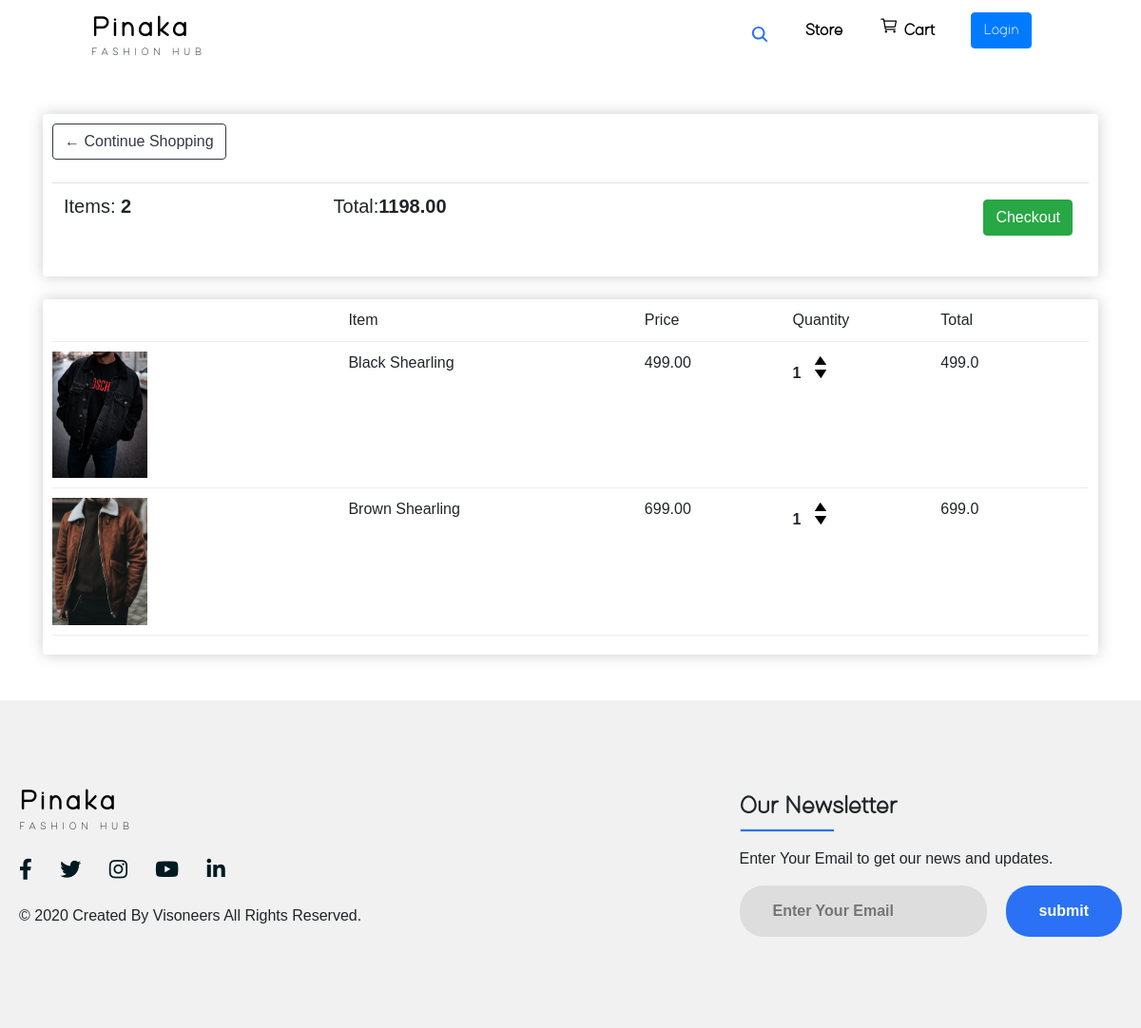
The app's page /cart/ (signed in), older data.
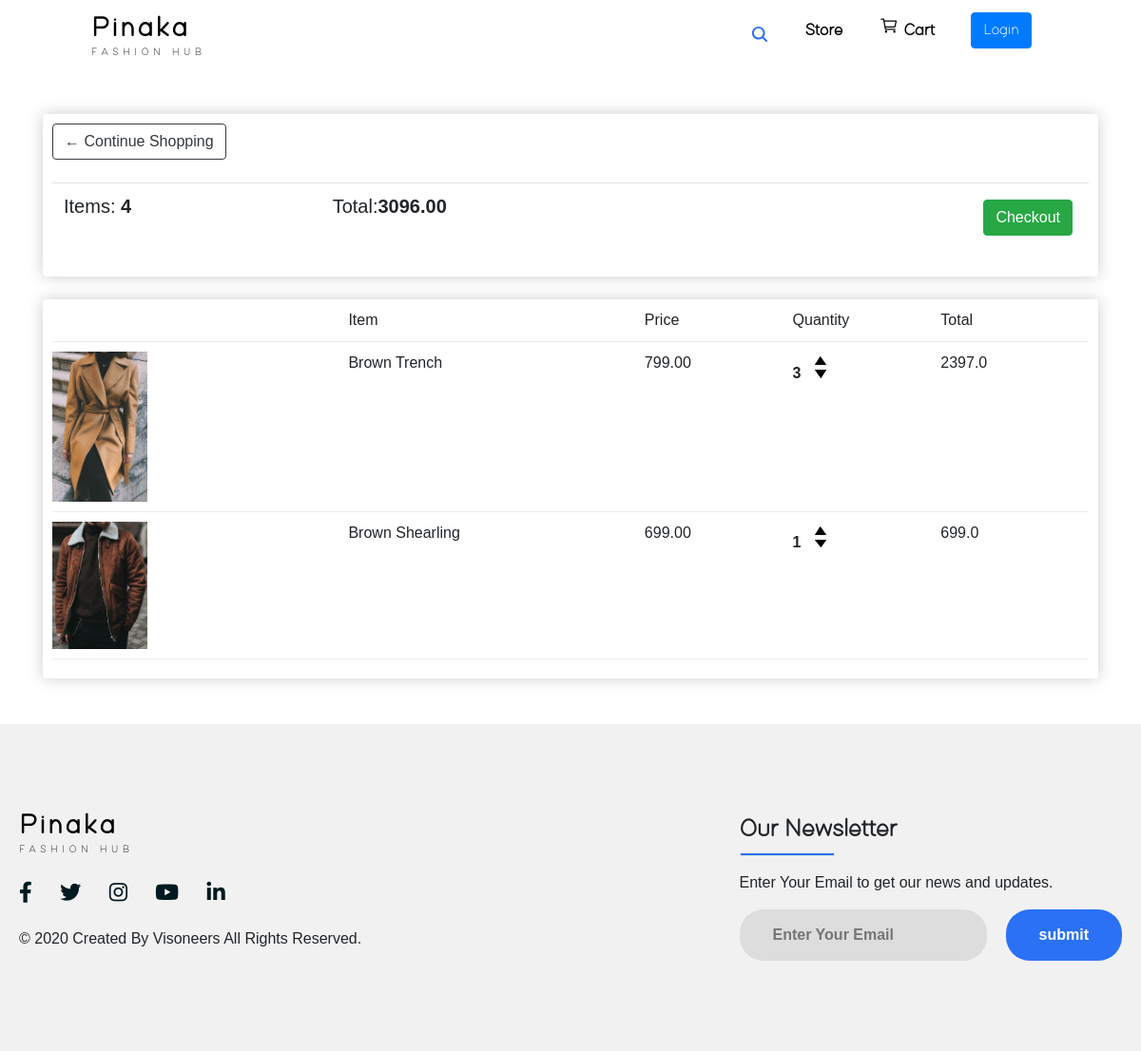
The same page, newer data.
### store/models.py (models this page shows, shortened)
class Order(models.Model):
    customer=models.ForeignKey(Customer,on_delete=models.SET_NULL,blank=True,null=True)
    date_orderd=models.DateTimeField(auto_now_add=True)
    complete=models.BooleanField(default=False,null=True,blank=False)
    transaction_id=models.CharField(max_length=200,null=True)
    @property
    def get_cart_total(self):
        orderitems =self.orderitem_set.all()
        total=sum([item.get_total for item in orderitems])
        return total
    @property
    def get_cart_items(self):
        orderitems =self.orderitem_set.all()
        total=sum([item.quantity for item in orderitems])
        return total

class OrderItem(models.Model):
    product=models.ForeignKey(Product,on_delete=models.SET_NULL,blank=True,null=True)
    order=models.ForeignKey(Order,on_delete=models.SET_NULL,blank=True,null=True)
    quantity=models.IntegerField(default=0,null=True,blank=True)
    date_added=models.DateTimeField(auto_now_add=True)
    @property
    def get_total(self):
        total=self.product.price*self.quantity
        return total

class Product(models.Model):
    name=models.CharField(max_length=200,null=True)
    price=models.FloatField()
    digital=models.BooleanField(default=False,null=True,blank=False)
    image=models.ImageField(null=True,blank=True)
    @property
    def imageURL(self):
        try:
            url=self.image.url #chk
        except:
            url=' '
        return url

### store/views.py (the view)
# urls.py: path('cart/',views.cart,name="cart"),
def cart(request):
    if request.user.is_authenticated:
        customer=request.user.customer
        order,created=Order.objects.get_or_create(customer=customer,complete=False)
        items=order.orderitem_set.all()
        cartItems=order.get_cart_items
    else:
        items=[]
        order={'get_cart_total':0,'get_cart_items':0,'shipping':False}
        cartItems=order['get_cart_items']
    context={'items':items,'order':order,'get_cart_items':0}
    return render(request,'store/cart.html',context)

### store/templates/store/cart.html
{% extends 'store/main.html' %}
{% load static %}
{% block content %}
<div class="container">
    <br><br>
    <div class="row">
        <div class="col-lg-12">
            <div class="box-element">
                <a class="btn btn-outline-dark" href="{% url 'store'%}">&#x2190; Continue Shopping</a>
                <br>
                <br>
               <table class="table">
                   <tr>
                       <th><h5>Items: <strong>{{order.get_cart_items}}</strong></h5></th>
                       <th><h5>Total:<strong>{{order.get_cart_total|floatformat:2}}</strong></h5></th>
                       <th>
                        <a style="float:right; margin:5px" class="btn btn-success" href="{% url 'checkout'%}">Checkout</a>
                     </th>
                   </tr>
                </table>
            </div>
            <br>
            <div class="box-element">
                <div class="cart-row">
                    <div style="flex:2"></div>
                    <div style="flex:2">Item</div>
                    <div style="flex:1">Price</div>
                    <div style="flex:1">Quantity</div>
                    <div style="flex:1">Total</div>
                </div>
                {% for item in items %}
            <div class="cart-row">
                    <div style="flex:2"><img class="row-image"src="{{item.product.imageURL}}"></div>
                    <div style="flex:2">{{item.product.name}}</div>
                    <div style="flex:1">{{item.product.price|floatformat:2}}</div>
                    <div style="flex:1">
                        <p class="quantity">{{item.quantity}}</p>
                        <div class="quantity">
                            <img data-product={{item.product.id}} data-action="add" class="chg-quantity update-cart" src="{% static  'images/uparrow.png' %}">
                            <img data-product={{item.product.id}} data-action="remove" class="chg-quantity update-cart" src="{% static  'images/downarrow.png' %}">
                        </div>
                    </div>
                    <div style="flex:1">{{item.get_total}}</div>
            </div>
            {% endfor %}
            </div>
        </div>
    </div>
</div>
{% endblock content %}

### store/templates/store/main.html (shortened to what this page needs)
<!DOCTYPE html>
{% load static %}
<html lang="en">
<head>
    <link rel="stylesheet" href="https://cdn.jsdelivr.net/npm/bootstrap@4.5.3/dist/css/bootstrap.min.css">
    <link rel="stylesheet" href="https://cdnjs.cloudflare.com/ajax/libs/font-awesome/5.11.2/css/all.css">
    <link rel = "stylesheet" type = "text/css" href = "{% static 'css/main.css' %}">
    <link rel = "stylesheet" type = "text/css" href = "{% static 'css/carousel.css' %}">
</head>
<body>
    <div claas="web">
        <nav class="navigation">
            <div class="heading">
                <h1><a href="{% url 'store' %}">Pinaka</a></h1>
                <p>FASHION HUB</p>
            </div>
            <div>
                <ul class="nav-menu">
                    <span class="search-box">
                    <li > <input class="input_box" type="text"  placeholder="Search">
                        <a class="search-btn" href="#" >
                            <ion-icon id="search-btn" name="search"></ion-icon>
                        </a>
                    </li>
                </span>
                    <li><a href="{% url 'store' %}">Store</a></li>
                    <div>
                    <li><a href="{% url 'cart' %}"><ion-icon name="cart-outline"></ion-icon>Cart</ion-icon></a></li>
                    </div>
                    <a href="http://127.0.0.1:8000/admin/"><button type="button" class="btn btn-primary">Login</button></a>
                </ul>
            </div>
        </nav>
    </div>
    <div class="container-fluid">
        {% block content %}
        {% endblock content %}
    </div>
    <br><br>
    <footer>
        <div class="footer">
            <div class="left-col">
                <div class="heading">
                    <h1><a href="{% url 'store' %}">Pinaka</a></h1>
                    <p>FASHION HUB</p>
                </div>
                <div class="social-media">
                <a href="#"><i class="fab fa-facebook-f"></i></a>
                <a href="#"><i class="fab fa-twitter"></i></a>
                <a href="#"><i class="fab fa-instagram"></i></a>
                <a href="#"><i class="fab fa-youtube"></i></a>
                <a href="#"><i class="fab fa-linkedin-in"></i></a>
                </div>
                <p class="rights-text">© 2020 Created By Visoneers All Rights Reserved.</p>
            </div>
            <div class="right-col">
                <h1>Our Newsletter</h1>
                <div class="border"></div>
                <p>Enter Your Email to get our news and updates.</p>
                <form action="" class="newsletter-form">
                <input type="text" class="txtb" placeholder="Enter Your Email">
                <input type="submit" class="button" value="submit">
                </form>
            </div>
        </div>
      </footer>
</body>
</html>

### static/css/main.css (style rules this page uses)
html, body { margin: 0; padding: 0; width: 100%; height: 100vh; font-family: "Helvetica"; }
a, a:hover { color: black; text-decoration: none; }
ion-icon { font-size: 20px; padding-right: 6px; }
.search-box { position: relative; top: 40px; left: -10px; transform: translate(0,-100%); height:35px; background:rgba(255, 255, 255, 0); border-radius:3px; padding:10px; }
.input_box { height: 25px; background: none; border: none; outline:none; float:left; padding-right: 2px; color:black; font-size: 16px; transition: 0.4s all; line-height: 2px; width:0px; }
#search-btn { right:0px; padding-right:2px; }
.search-btn { top: -7px; color: #2a71f5; float: right; width: 35px; height: 32px; justify-content: center; line-height: 42px; text-align: center; border-radius: 50%; }
.navigation { z-index: 1; display: flex; flex-direction: row; justify-content: space-between; font-size: 1.5rem; padding: 0.8rem 6rem; height: 9vh; overflow: hidden; }
.heading { display: block; font-family: "Demure"; font-size: 1.3rem; letter-spacing: 3px; }
.heading h1 { font-size: 1.8rem; margin-block-end: 0em; font-weight: bold; }
.heading p { font-size: 0.7rem; letter-spacing: 4.5px; margin-block-start: 0em; font-weight: lighter; }
.navigation .nav-menu { margin: 0; display: flex; list-style-type: none; font-family: "Demure"; }
.navigation .nav-menu a { padding: 0rem 1.2rem; font-size: 1.1rem; position: relative; font-weight: bold; }
.box-element { box-shadow:hsl(0, 0%, 80%) 0 0 16px; border-radius: 4px; background-color: #fff; padding: 10px; }
.cart-row { display: flex; align-items: flex-stretch; padding-bottom: 10px; margin-bottom: 10px; border-bottom: 1px solid #ececec ; }
.row-image { width: 100px; }
.quantity { display: inline-block; font-weight: 700; padding-right: 10px; }
.chg-quantity { width: 12px; cursor: pointer; display: block; margin-top: 5px; transition: 1s; }
footer { background: #f1f1f1; padding: 90px 0; }
.footer { max-width: 1300px; margin: auto; padding: 0 20px; display: flex; justify-content: space-between; align-items: center; flex-wrap: wrap-reverse; }
.social-media { margin: 20px 0; }
.social-media a { color: #001a21; margin-right: 25px; font-size: 22px; text-decoration: none; transition: .3s linear; }
.right-col h1 { font-family: "Demure"; font-weight: bold; font-size: 26px; }
.right-col p { margin-block-start: 1em; }
.border { width: 100px; height: 4px; background: #2a71f5; }
.newsletter-form { display: flex; justify-content: center; align-items: center; flex-wrap: wrap; }
.txtb { flex: 1; padding: 15px 35px; font-size: 16px; color: #293043; background: #ddd; border: none; font-weight: 700; outline: none; border-radius: 25px; min-width: 260px; }
.button { padding: 15px 35px; font-size: 16px; color: white; background: #2a71f5; border: none; font-weight: 700; outline: none; border-radius: 25px; margin-left: 20px; cursor: pointer; transition: opacity .3s linear; }

Row changes from the older to the newer data that the page shows:
removed Order: get_cart_items "2", get_cart_total "1198.00"
no longer on this page (row edited): OrderItem: product.imageURL (picture), product.name "Black Shearling", product.price "499.00", quantity "1", get_total "499.0"
added Order: get_cart_items "4", get_cart_total "3096.00"
added OrderItem: product.imageURL (picture), product.name "Brown Trench", product.price "799.00", quantity "3", get_total "2397.0"
